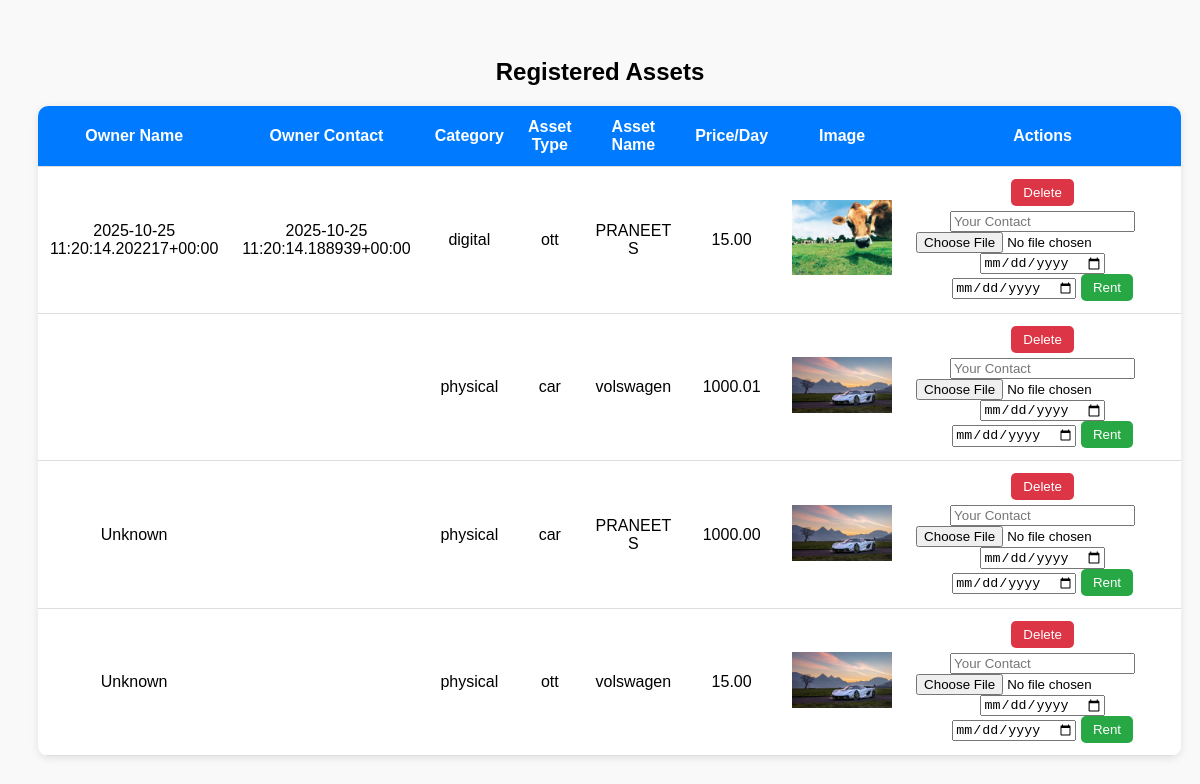
The app's page /assets/ with its own data.
### main/models.py (models this page shows, shortened)
class Asset(models.Model):
    CATEGORY_CHOICES = [
        ('physical', 'Physical Asset'),
        ('digital', 'Digital Asset'),
    ]
    PHYSICAL_TYPES = [
        ('car', 'Car'),
        ('land', 'Land'),
    ]
    DIGITAL_TYPES = [
        ('ott', 'OTT Platform'),
        ('nft', 'NFT'),
    ]
    category = models.CharField(max_length=20, choices=CATEGORY_CHOICES)
    asset_type = models.CharField(max_length=20)
    name = models.CharField(max_length=100)
    description = models.TextField()
    price_per_day = models.DecimalField(max_digits=10, decimal_places=2)
    owner_name = models.CharField(max_length=100, default="Unknown")
    owner_contact = models.CharField(max_length=15)
    owner_wallet = models.CharField(max_length=100)
    image = models.ImageField(upload_to='assets/', null=True, blank=True)

### main/views.py (the view)
# urls.py: path('assets/', views.assets_list, name='assets_list'),
def assets_list(request):
    assets = Asset.objects.all()
    return render(request, 'assets_list.html', {'assets': assets})

### main/templates/assets_list.html (shortened to what this page needs)
<!DOCTYPE html>
<html>
<head>
</head>
<body>
    <h2 style="text-align:center;">Registered Assets</h2>
    {% if assets %}
    <table>
        <tr>
            <th>Owner Name</th>
            <th>Owner Contact</th>
            <th>Category</th>
            <th>Asset Type</th>
            <th>Asset Name</th>
            <th>Price/Day</th>
            <th>Image</th>
            <th>Actions</th>
        </tr>
        {% for asset in assets %}
        <tr>
            <td>{{ asset.owner_name }}</td>
            <td>{{ asset.owner_contact }}</td>
            <td>{{ asset.category }}</td>
            <td>{{ asset.asset_type }}</td>
            <td>{{ asset.name }}</td>
            <td>{{ asset.price_per_day }}</td>
            <td>
                {% if asset.image %}
                    <img src="{{ asset.image.url }}" alt="{{ asset.name }}">
                {% else %}
                    No Image
                {% endif %}
            </td>
            <td>
                <form method="POST" action="{% url 'delete_asset' asset.id %}" style="display:inline;">
                    <button type="submit" class="btn btn-delete">Delete</button>
                </form>
                <form method="POST" action="{% url 'rent_asset' asset.id %}" enctype="multipart/form-data" style="margin-top:5px;">
                    <input type="text" name="customer_contact" placeholder="Your Contact" required><br>
                    <input type="file" name="customer_proof" required><br>
                    <input type="date" name="start_date" required>
                    <input type="date" name="end_date" required>
                    <button type="submit" class="btn btn-rent">Rent</button>
                </form>
            </td>
        </tr>
        {% endfor %}
    </table>
    {% else %}
        <p style="text-align:center;">No assets registered yet.</p>
    {% endif %}
</body>
</html>

### main/templates/assets_list.html (style rules this page uses)
body { font-family: Arial; background: #f9f9f9; padding: 30px; }
table { width: 90%; margin: auto; border-collapse: collapse; background: white; border-radius: 10px; overflow: hidden; box-shadow: 0 2px 8px rgba(0,0,0,0.1); }
th, td { padding: 12px; text-align: center; border-bottom: 1px solid #ddd; }
th { background: #007bff; color: white; }
.btn { padding: 6px 12px; color: white; border: none; border-radius: 5px; cursor: pointer; }
.btn-delete { background: #dc3545; }
.btn-rent { background: #28a745; }
img { max-width: 100px; max-height: 100px; }

### records on screen
Asset: owner_name "2025-10-25 11:20:14.202217+00:00", owner_contact "2025-10-25 11:20:14.188939+00:00", category "digital", asset_type "ott", name "PRANEET S", price_per_day "15.00", image (picture)
Asset: category "physical", asset_type "car", name "volswagen", price_per_day "1000.01", image (picture)
Asset: owner_name "Unknown", category "physical", asset_type "car", name "PRANEET S", price_per_day "1000.00", image (picture)
Asset: owner_name "Unknown", category "physical", asset_type "ott", name "volswagen", price_per_day "15.00", image (picture)
